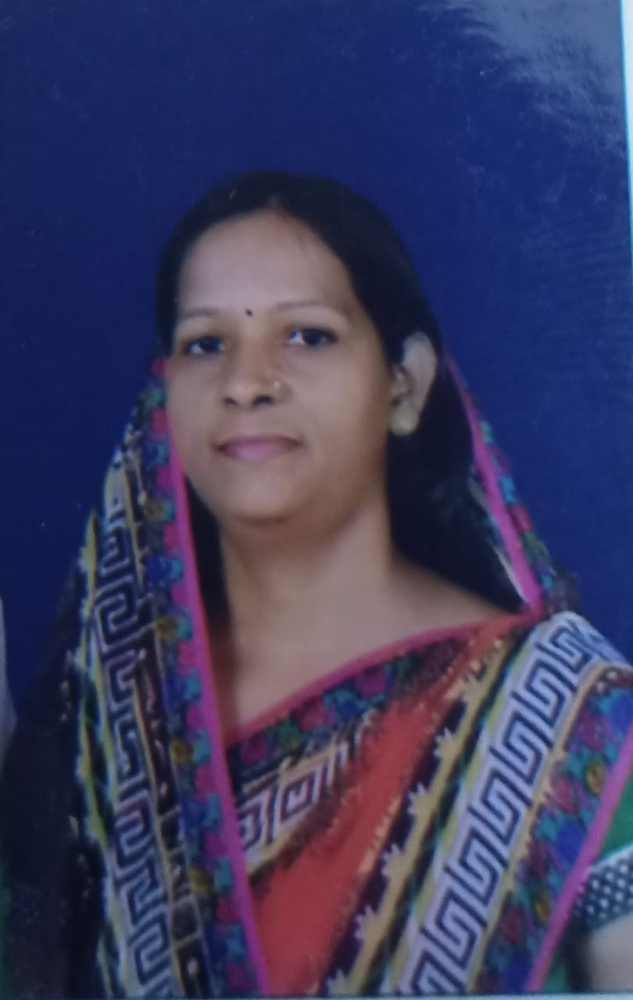
#> input picture Suman.jpg, 633 x 1000 px, shrunk from 810 x 1280 before the run, found by its file name
$ python Face_Detector.py
#> lines starting #> are read from the running program, lines starting #| are printed output that depends on the picture; after the words box and inside, x2 and y2 are one past the last pixel; in counts of white or black regions, pixels touching at a corner belong together
import cv2
from random import randrange
# Load some pre-trained data on face frontals from opencv (haar cascade algorithm)
trained_face_data = cv2.CascadeClassifier('haarcascade_frontalface_default.xml')

# Choose an image to detect faces in
img = cv2.imread('suman.jpg')
#> img is the input picture: shape (1000, 633, 3); mean B, G, R 95.3, 59.1, 59.2

# Must convert to grayscale
grayscaled_img = cv2.cvtColor(img, cv2.COLOR_BGR2GRAY)
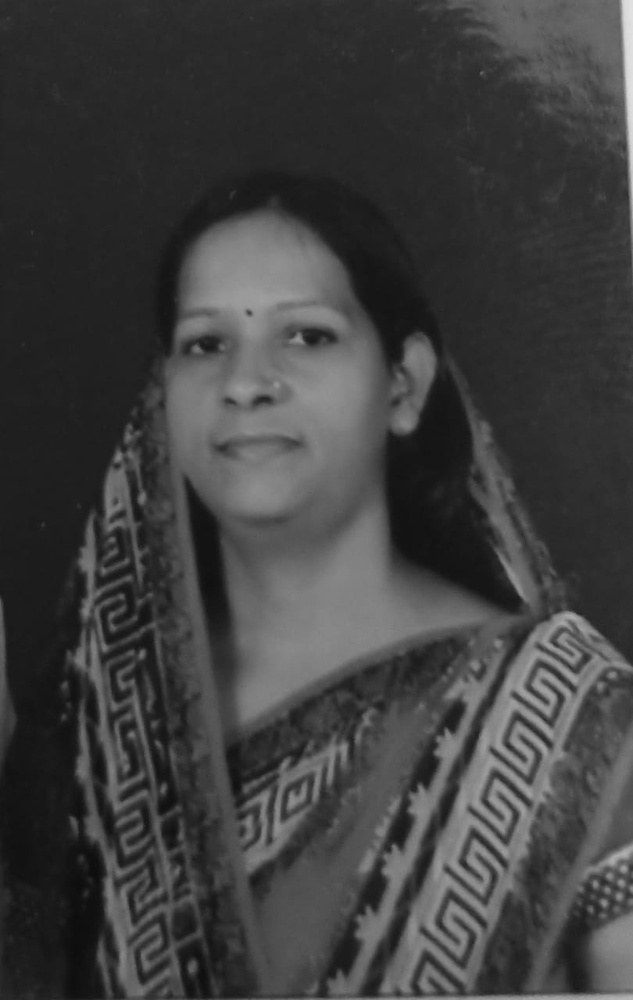
#> grayscaled_img: shape (1000, 633); min 12, max 226, mean 63.3

# Detect faces
face_coordinates = trained_face_data.detectMultiScale(grayscaled_img)
#> face_coordinates = [[460, 456, 58, 58], [123, 240, 273, 273]]

# Draw rectangles around the faces
for(x,y,w,h) in face_coordinates:
    cv2.rectangle(img, (x,y),(x+w,y+h),(randrange(256),randrange(256),randrange(256)),2)
#> this loop made 2 passes
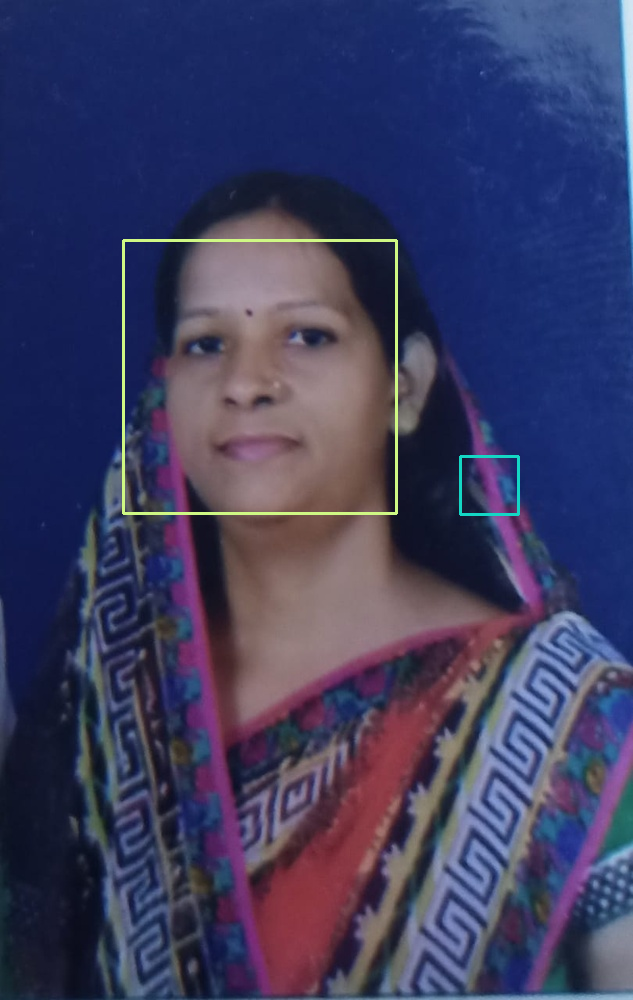
#> img: shape (1000, 633, 3); 0.63% of pixels changed, all inside (x1, y1, x2, y2) = (122, 239, 520, 516)


#print(face_coordinates)

#
cv2.imshow('Rishi',img)
cv2.waitKey()


print("Code Completed ")
